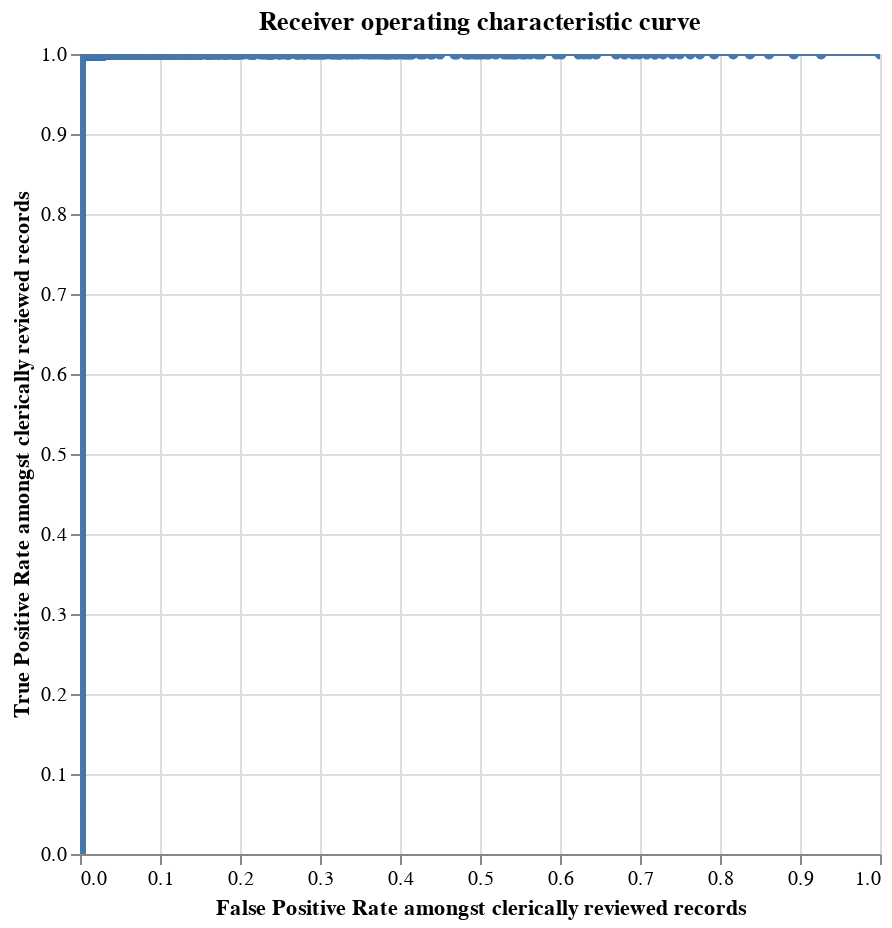

This figure's notebook cell:
### Code cell
linker.roc_chart_from_labels_column("cluster")

### Figure 1 — Vega-Lite specification as saved in the notebook (floating-point values rounded to 4 significant figures; data arrays with more than 128 entries replaced by an {"elided": "..."} marker saying what was removed)
{"$schema": "https://vega.github.io/schema/vega-lite/v4.8.1.json", "data": {"values": {"elided": "5245 records"}}, "encoding": {"tooltip": [{"field": "truth_threshold", "format": ".4f", "type": "quantitative"}, {"field": "FP_rate", "format": ".4f", "type": "quantitative"}, {"field": "TP_rate", "format": ".4f", "type": "quantitative"}, {"field": "TP", "format": ",.0f", "type": "quantitative"}, {"field": "TN", "format": ",.0f", "type": "quantitative"}, {"field": "FP", "format": ",.0f", "type": "quantitative"}, {"field": "FN", "format": ",.0f", "type": "quantitative"}, {"field": "precision", "format": ".4f", "type": "quantitative"}, {"field": "recall", "format": ".4f", "type": "quantitative"}], "x": {"field": "FP_rate", "sort": ["truth_threshold"], "title": "False Positive Rate amongst clerically reviewed records", "type": "quantitative"}, "y": {"field": "TP_rate", "sort": ["truth_threshold"], "title": "True Positive Rate amongst clerically reviewed records", "type": "quantitative"}}, "height": 400, "mark": {"clip": true, "point": true, "type": "line"}, "selection": {"selector076": {"bind": "scales", "encodings": ["x"], "type": "interval"}}, "title": "Receiver operating characteristic curve", "width": 400}
